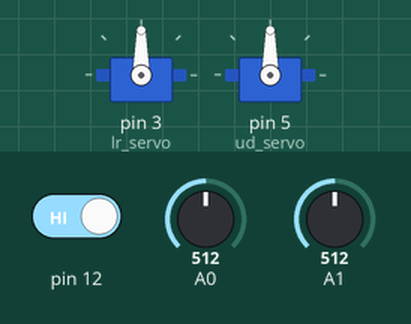
Recording of a sketch running on a simulated Arduino Uno, built with avr-gcc and run on an emulated ATmega328P. Shown: 2 × servo. Inputs (shaded band) come from the test bench; at power-on: pin 12 HIGH, A0 = 512, A1 = 512.

Above: at 1.2 s.
1.3 s: pin 12 driven LOW
4.3 s: pin 12 driven HIGH
5.8 s: A0 set to 716
At 7.0 s:
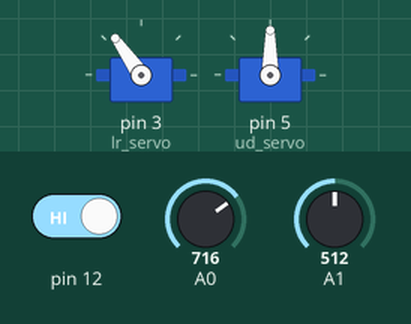
7.3 s: A1 set to 306
At 8.3 s:
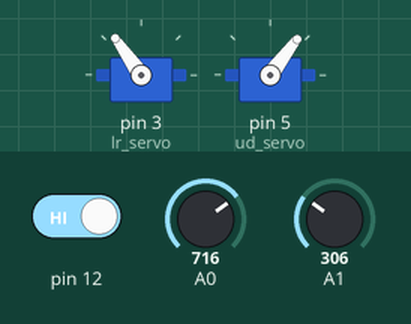
8.8 s: A1 set to 130
At 10.0 s:
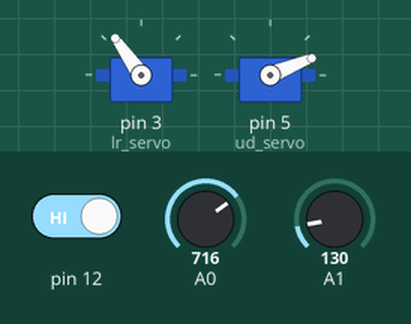
10.3 s: A0 set to 900
At 11.3 s:
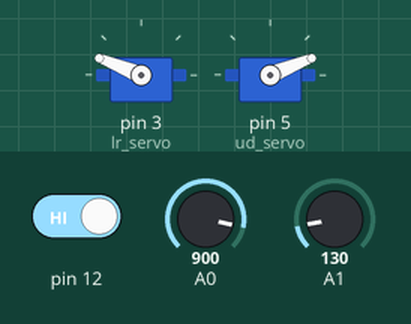
Timing chart, 0 to 12.8 s (numbered marks = the images above; inputs shaded):
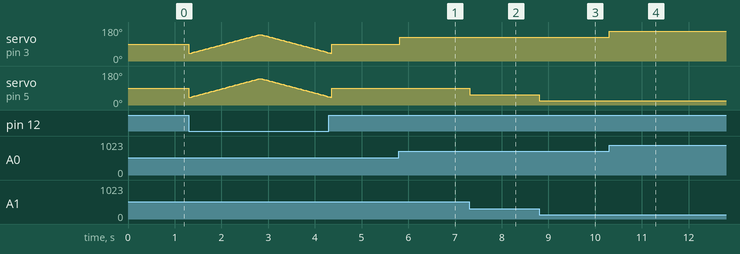

The sketch:

servomotors.ino
```cpp
#include <Servo.h>

Servo lr_servo;
Servo ud_servo;

int x;
int y;
int SWstate = 1;
int pos = 0;

void setup()
{
    lr_servo.attach(3);
    ud_servo.attach(5);
}
void loop()
{
    x = analogRead(0);
    x = map(x, 0, 1023, 0, 180);
    y = analogRead(1);
    y = map(y, 0, 1023, 0, 180);
    SWstate = digitalRead(12);

    if (SWstate == LOW)
    {
        for (pos = 40; pos <= 140; pos += 1)
        {
            lr_servo.write(pos);
            ud_servo.write(pos);
            delay(15);
        }

        for (pos = 140; pos >= 40; pos -= 1)
        {
            lr_servo.write(pos);
            ud_servo.write(pos);
            delay(15);
        }
    }
    else
    {
        lr_servo.write(x);
        ud_servo.write(y);
        delay(15);
    }
}
```

Measured:
- after the input at 5.8 s, servo on pin 3 (lr_servo): 90° → 125° at once
- after the input at 7.3 s, servo on pin 5 (ud_servo): 90° → 53° at once
- after the input at 8.8 s, servo on pin 5 (ud_servo): 53° → 22° at once
- after the input at 10.3 s, servo on pin 3 (lr_servo): 125° → 158° at once
